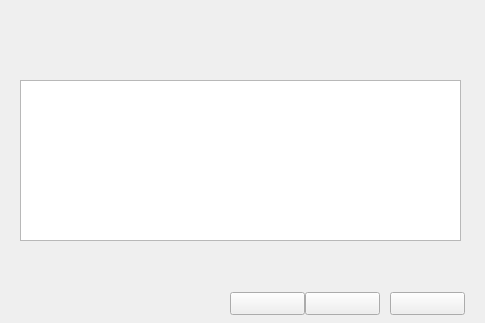
<?xml version="1.0" encoding="UTF-8"?>
<ui version="4.0">
 <class>LicenseCheck</class>
 <widget class="QWidget" name="LicenseCheck">
  <property name="geometry">
   <rect>
    <x>0</x>
    <y>0</y>
    <width>485</width>
    <height>323</height>
   </rect>
  </property>
  <property name="minimumSize">
   <size>
    <width>485</width>
    <height>323</height>
   </size>
  </property>
  <property name="maximumSize">
   <size>
    <width>485</width>
    <height>323</height>
   </size>
  </property>
  <property name="windowTitle">
   <string>Form</string>
  </property>
  <widget class="QWidget" name="widget" native="true">
   <property name="geometry">
    <rect>
     <x>-1</x>
     <y>0</y>
     <width>491</width>
     <height>59</height>
    </rect>
   </property>
   <property name="sizePolicy">
    <sizepolicy hsizetype="Preferred" vsizetype="Preferred">
     <horstretch>0</horstretch>
     <verstretch>0</verstretch>
    </sizepolicy>
   </property>
   <layout class="QGridLayout" name="gridLayout">
    <item row="0" column="1" rowspan="3">
     <widget class="QLabel" name="labelIco">
      <property name="minimumSize">
       <size>
        <width>32</width>
        <height>32</height>
       </size>
      </property>
      <property name="maximumSize">
       <size>
        <width>32</width>
        <height>32</height>
       </size>
      </property>
      <property name="text">
       <string/>
      </property>
     </widget>
    </item>
    <item row="1" column="0">
     <widget class="QLabel" name="labelTitle">
      <property name="minimumSize">
       <size>
        <width>0</width>
        <height>18</height>
       </size>
      </property>
      <property name="maximumSize">
       <size>
        <width>16777215</width>
        <height>15</height>
       </size>
      </property>
      <property name="text">
       <string/>
      </property>
     </widget>
    </item>
    <item row="2" column="0">
     <widget class="QLabel" name="label">
      <property name="sizePolicy">
       <sizepolicy hsizetype="Preferred" vsizetype="Preferred">
        <horstretch>0</horstretch>
        <verstretch>0</verstretch>
       </sizepolicy>
      </property>
      <property name="minimumSize">
       <size>
        <width>0</width>
        <height>17</height>
       </size>
      </property>
      <property name="maximumSize">
       <size>
        <width>430</width>
        <height>17</height>
       </size>
      </property>
      <property name="text">
       <string/>
      </property>
     </widget>
    </item>
   </layout>
  </widget>
  <widget class="QTextEdit" name="textEdit">
   <property name="geometry">
    <rect>
     <x>20</x>
     <y>80</y>
     <width>441</width>
     <height>161</height>
    </rect>
   </property>
  </widget>
  <widget class="QLabel" name="labelExplain">
   <property name="geometry">
    <rect>
     <x>20</x>
     <y>243</y>
     <width>451</width>
     <height>45</height>
    </rect>
   </property>
   <property name="text">
    <string/>
   </property>
  </widget>
  <widget class="QLabel" name="label1">
   <property name="geometry">
    <rect>
     <x>20</x>
     <y>50</y>
     <width>141</width>
     <height>21</height>
    </rect>
   </property>
   <property name="text">
    <string/>
   </property>
  </widget>
  <widget class="QPushButton" name="pushButtonCancel">
   <property name="geometry">
    <rect>
     <x>390</x>
     <y>292</y>
     <width>75</width>
     <height>23</height>
    </rect>
   </property>
   <property name="text">
    <string/>
   </property>
  </widget>
  <widget class="QPushButton" name="pushButtonAgree">
   <property name="geometry">
    <rect>
     <x>305</x>
     <y>292</y>
     <width>75</width>
     <height>23</height>
    </rect>
   </property>
   <property name="text">
    <string/>
   </property>
  </widget>
  <widget class="QPushButton" name="pushButtonLastStep">
   <property name="geometry">
    <rect>
     <x>230</x>
     <y>292</y>
     <width>75</width>
     <height>23</height>
    </rect>
   </property>
   <property name="text">
    <string/>
   </property>
  </widget>
 </widget>
 <resources/>
 <connections/>
</ui>
